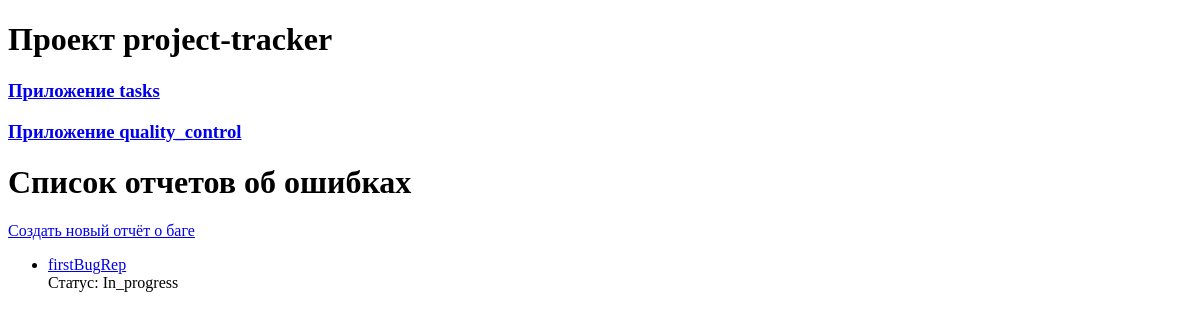
/bugs/, run on an earlier commit of the app's database.
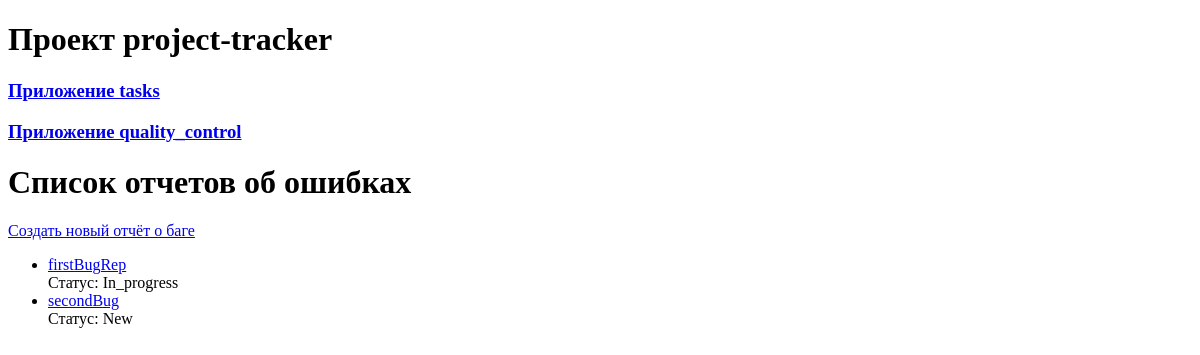
And on a later commit of the database.
### quality_control/models.py (models this page shows, shortened)
class BugReport(models.Model):
    STATUS_CHOICES = [
        ('New', 'Новая'),
        ('In_progress', 'В работе'),
        ('Completed', 'Завершена'),
    ]
    title = models.CharField(max_length=100)
    description = models.TextField()
    project = models.ForeignKey(
        Project,
        on_delete=models.CASCADE
    )
    task = models.ForeignKey(
        Task,
        on_delete=models.SET_NULL,
        null=True,
        blank=True
    )
    status = models.CharField(
        max_length=50,
        choices=STATUS_CHOICES,
        default='New'
    )
    priority = models.IntegerField()
    created_at = models.DateTimeField(auto_now_add=True)
    updated_at = models.DateTimeField(auto_now=True)

### quality_control/views.py (the view)
# urls.py: path('bugs/', views.BugListView.as_view(), name='bugs_list'),
class BugListView(ListView):
    model = BugReport
    template_name = 'quality_control/bug_list.html'
    context_object_name = 'bug_list'

### quality_control/templates/quality_control/bug_list.html
{% extends 'base/base.html' %}
{% block content %}
    <h1>Список отчетов об ошибках</h1>
    <p><a href="{% url 'quality_control:create_bug_report' %}">Создать новый отчёт о баге</a> </p>
    <ul>
        {% for bug in bug_list %}
            <li><a href="{% url 'quality_control:bug_detail' bug.id %}">{{ bug.title }}</a></li>
            Статус: {{bug.status}}
        {% empty %}
            <li>В этом проекте пока нет багов.</li>
        {% endfor %}
    </ul>
{% endblock %}

What changed in the data, as far as the page shows it:
added BugReport: title "secondBug", status "New"
